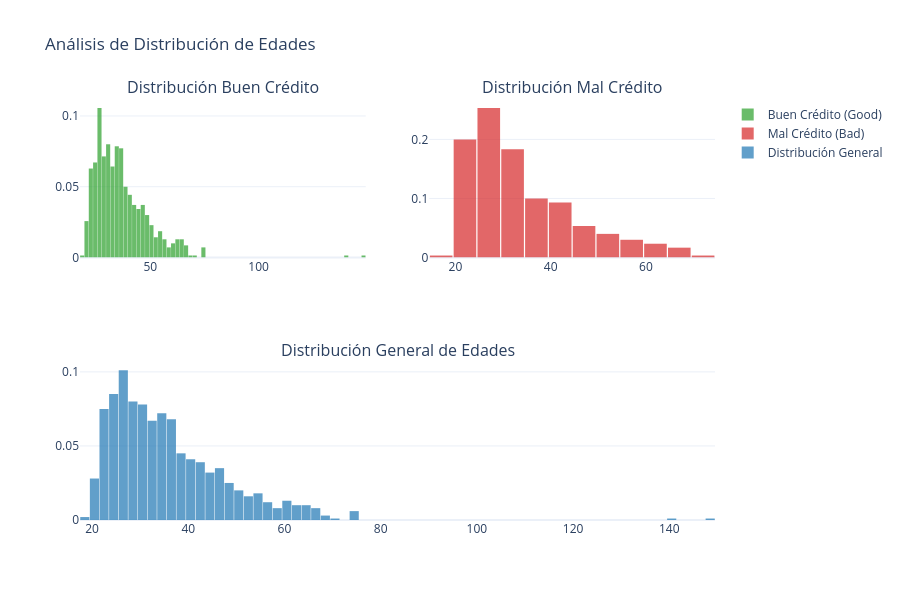

The cell this chart's notebook holds for it:
### Markdown cell above
<div style="
    font-family: 'Segoe UI', Arial, sans-serif;
    line-height: 1.6;
    color: #1f3a5f;
    max-width: 700px;
">

<p>
El análisis visual de las variables numéricas frente a la clase revela lo siguiente:
</p>

<ul style="margin-top: 8px;">
    <li>
        <strong>Importe y duración:</strong> Los créditos denegados (<code style="color:#0b5394;">bad</code>) suelen asociarse a plazos de devolución más largos y montos de dinero mayores.
    </li>
    <li>
        <strong>Edad:</strong> Existe una ligera tendencia a mayor morosidad en clientes más jóvenes.
    </li>
    <li>
        <strong>Valores atípicos (Outliers):</strong> Se observan registros poco realistas, como clientes con edades cercanas a los 150 años, lo que confirma la necesidad de un preprocesamiento adecuado.
    </li>
</ul>

</div>

### Code cell
# Extraemos las edades en formato lista para cada categoría
df_good = creditos.loc[creditos["class"] == 'good']['age'].values.tolist()
df_bad = creditos.loc[creditos["class"] == 'bad']['age'].values.tolist()
df_age = creditos['age'].values.tolist()

#  Configurar histogramas:
#  Buen crédito (Good)
trace0 = go.Histogram(
    x=df_good,
    histnorm='probability',
    name="Buen Crédito (Good)",
    marker_color='#2ca02c', # Tono verde
    opacity=0.7
)

# Mal crédito (Bad)
trace1 = go.Histogram(
    x=df_bad,
    histnorm='probability',
    name="Mal Crédito (Bad)",
    marker_color='#d62728', # Tono rojo
    opacity=0.7
)

# Distribución general
trace2 = go.Histogram(
    x=df_age,
    histnorm='probability',
    name="Distribución General",
    marker_color='#1f77b4', # Tono azul
    opacity=0.7
)


fig = make_subplots(
    rows=2, cols=2, 
    specs=[[{}, {}], [{'colspan': 2}, None]],
    subplot_titles=('Distribución Buen Crédito', 'Distribución Mal Crédito', 'Distribución General de Edades')
)

fig.add_trace(trace0, row=1, col=1)
fig.add_trace(trace1, row=1, col=2)
fig.add_trace(trace2, row=2, col=1)

fig.update_layout(
    showlegend=True, 
    title_text='Análisis de Distribución de Edades', 
    bargap=0.05,
    height=600,
    template='plotly_white'
)

fig.show()

### Figure 1 — Plotly figure (JSON) as saved in the notebook; plotly's stock layout.template omitted (floating-point values rounded to 4 significant figures; data arrays with more than 128 entries replaced by an {"elided": "..."} marker saying what was removed)
{"data": [{"histnorm": "probability", "marker": {"color": "#2ca02c"}, "name": "Buen Crédito (Good)", "opacity": 0.7, "type": "histogram", "x": {"elided": "700 int values"}, "xaxis": "x", "yaxis": "y"}, {"histnorm": "probability", "marker": {"color": "#d62728"}, "name": "Mal Crédito (Bad)", "opacity": 0.7, "type": "histogram", "x": {"elided": "300 int values"}, "xaxis": "x2", "yaxis": "y2"}, {"histnorm": "probability", "marker": {"color": "#1f77b4"}, "name": "Distribución General", "opacity": 0.7, "type": "histogram", "x": {"elided": "1000 int values"}, "xaxis": "x3", "yaxis": "y3"}], "layout": {"annotations": [{"font": {"size": 16}, "showarrow": false, "text": "Distribución Buen Crédito", "x": 0.225, "xanchor": "center", "xref": "paper", "y": 1, "yanchor": "bottom", "yref": "paper"}, {"font": {"size": 16}, "showarrow": false, "text": "Distribución Mal Crédito", "x": 0.775, "xanchor": "center", "xref": "paper", "y": 1, "yanchor": "bottom", "yref": "paper"}, {"font": {"size": 16}, "showarrow": false, "text": "Distribución General de Edades", "x": 0.5, "xanchor": "center", "xref": "paper", "y": 0.375, "yanchor": "bottom", "yref": "paper"}], "bargap": 0.05, "height": 600, "showlegend": true, "title": {"text": "Análisis de Distribución de Edades"}, "xaxis": {"anchor": "y", "domain": [0, 0.45]}, "xaxis2": {"anchor": "y2", "domain": [0.55, 1]}, "xaxis3": {"anchor": "y3", "domain": [0, 1]}, "yaxis": {"anchor": "x", "domain": [0.625, 1]}, "yaxis2": {"anchor": "x2", "domain": [0.625, 1]}, "yaxis3": {"anchor": "x3", "domain": [0, 0.375]}}}
